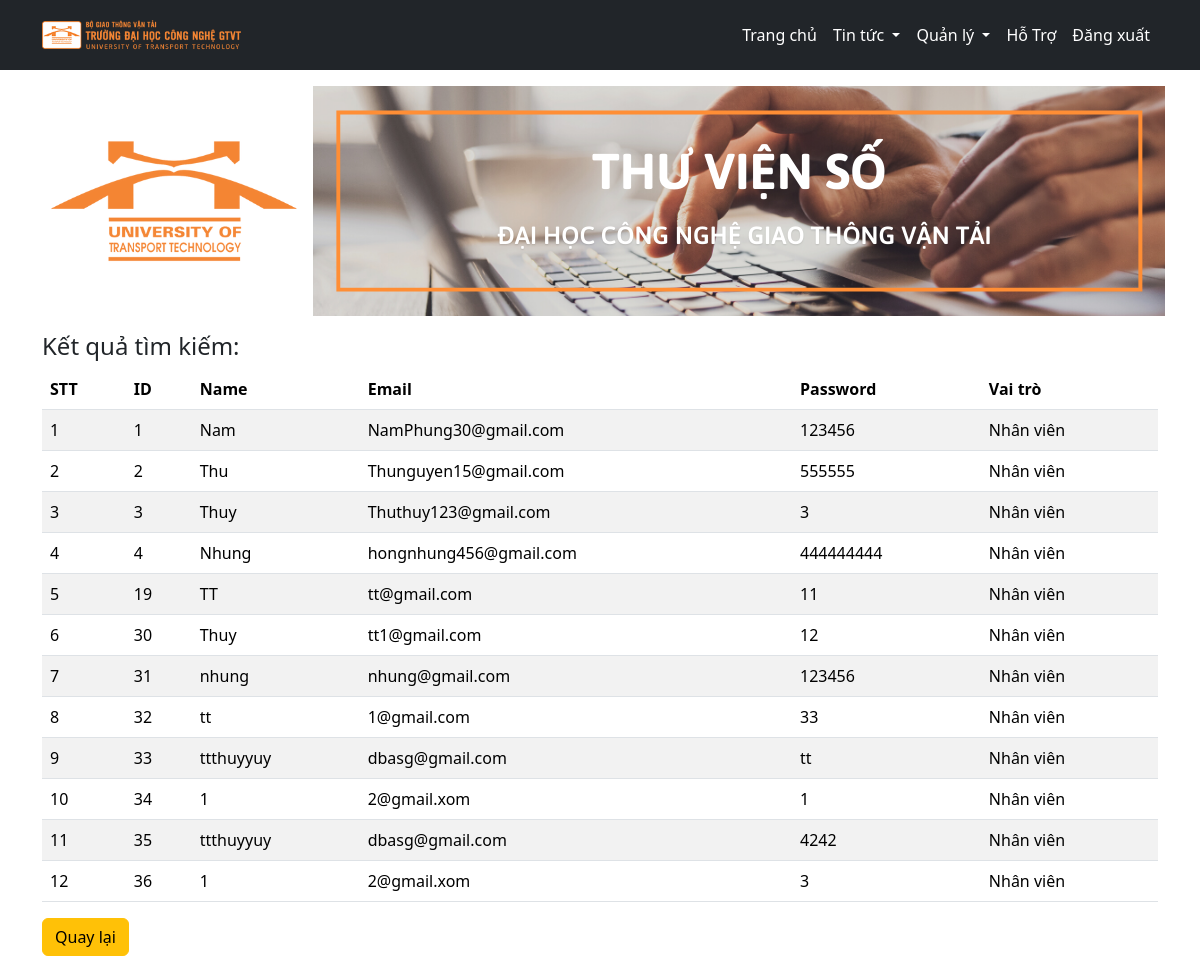
The app's page /view/search_nguoidung.php with its own data.
### tables this page shows
CREATE TABLE `nguoidung` (
  `id_nguoidung` int(11) NOT NULL,
  `ten_nguoidung` varchar(255) NOT NULL,
  `email_nguoidung` varchar(255) NOT NULL,
  `matkhau_nguoidung` varchar(255) NOT NULL,
  `vaitro_nguoidung` varchar(50) DEFAULT NULL
);

### view/search_nguoidung.php (the view, shortened to what this page needs)
<?php
    include '../frontend/head.php';
    include '../config/db.php';
?>
<div class="container">
    <h4>Kết quả tìm kiếm:</h4>
    <table class="table table-striped table-hover">
        <thead>
            <th>STT</th>
            <th>ID</th>
            <th>Name</th>
            <th>Email</th>
            <th>Password</th>
            <th>Vai trò</th>
        </thead>
        <tbody>
<?php
    $query = "SELECT * FROM nguoidung WHERE ten_nguoidung LIKE '%$timnguoidung%'";
    $result = mysqli_query($conn, $query);
    if (!$result || mysqli_num_rows($result) == 0) {
        echo "<tr><td colspan='6'>Không tìm thấy thông tin!</td></tr>";
    } else {
        $num = 1;
        while ($row = mysqli_fetch_array($result)) {
            echo "
                <tr>
                    <td>" . ($num++) . "</td>
                    <td>" . $row["id_nguoidung"] . "</td>
                    <td>" . $row["ten_nguoidung"] . "</td>
                    <td>" . $row["email_nguoidung"] . "</td>
                    <td>" . $row["matkhau_nguoidung"] . "</td>
                    <td>" . ($row["vaitro_nguoidung"] == 1 ? 'Sinh viên' : 'Nhân viên') . "</td>
                </tr>";
        }
    }
?>
        </tbody>
    </table>
    <a href="../view/nguoidung_view.php" class="btn btn-warning">Quay lại</a>
</div>

### records on screen
nguoidung: id_nguoidung "1", ten_nguoidung "Nam", email_nguoidung "NamPhung30@gmail.com", matkhau_nguoidung "123456", vaitro_nguoidung "Nhân viên"
nguoidung: id_nguoidung "2", ten_nguoidung "Thu", email_nguoidung "Thunguyen15@gmail.com", matkhau_nguoidung "555555", vaitro_nguoidung "Nhân viên"
nguoidung: id_nguoidung "3", ten_nguoidung "Thuy", email_nguoidung "Thuthuy123@gmail.com", matkhau_nguoidung "3", vaitro_nguoidung "Nhân viên"
nguoidung: id_nguoidung "4", ten_nguoidung "Nhung", email_nguoidung "hongnhung456@gmail.com", matkhau_nguoidung "444444444", vaitro_nguoidung "Nhân viên"
nguoidung: id_nguoidung "19", ten_nguoidung "TT", email_nguoidung "tt@gmail.com", matkhau_nguoidung "11", vaitro_nguoidung "Nhân viên"
nguoidung: id_nguoidung "30", ten_nguoidung "Thuy", email_nguoidung "tt1@gmail.com", matkhau_nguoidung "12", vaitro_nguoidung "Nhân viên"
nguoidung: id_nguoidung "31", ten_nguoidung "nhung", email_nguoidung "nhung@gmail.com", matkhau_nguoidung "123456", vaitro_nguoidung "Nhân viên"
nguoidung: id_nguoidung "32", ten_nguoidung "tt", email_nguoidung "1@gmail.com", matkhau_nguoidung "33", vaitro_nguoidung "Nhân viên"
nguoidung: id_nguoidung "33", ten_nguoidung "ttthuyyuy", email_nguoidung "dbasg@gmail.com", matkhau_nguoidung "tt", vaitro_nguoidung "Nhân viên"
nguoidung: id_nguoidung "34", ten_nguoidung "1", email_nguoidung "2@gmail.xom", matkhau_nguoidung "1", vaitro_nguoidung "Nhân viên"
nguoidung: id_nguoidung "35", ten_nguoidung "ttthuyyuy", email_nguoidung "dbasg@gmail.com", matkhau_nguoidung "4242", vaitro_nguoidung "Nhân viên"
nguoidung: id_nguoidung "36", ten_nguoidung "1", email_nguoidung "2@gmail.xom", matkhau_nguoidung "3", vaitro_nguoidung "Nhân viên"
